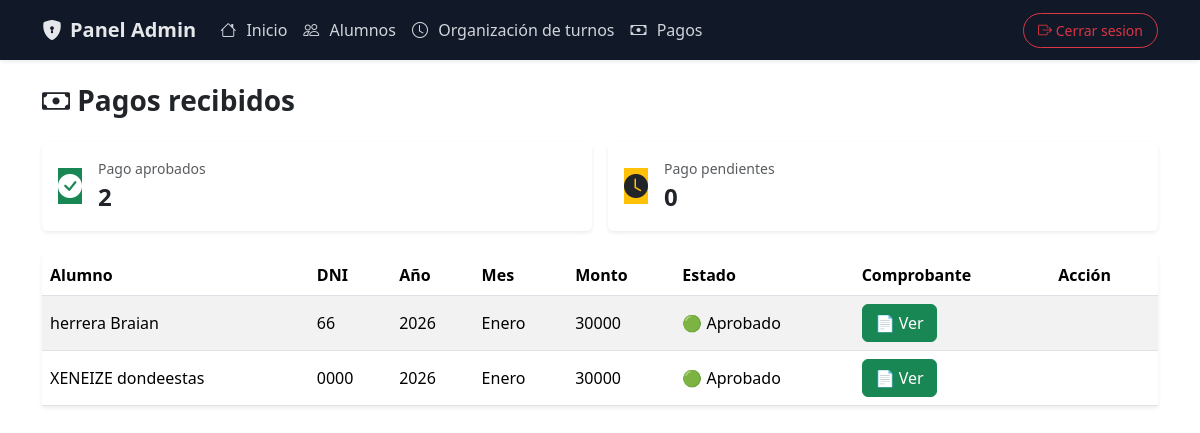
/admin/pagos (signed in), run on an earlier commit of the app's database.
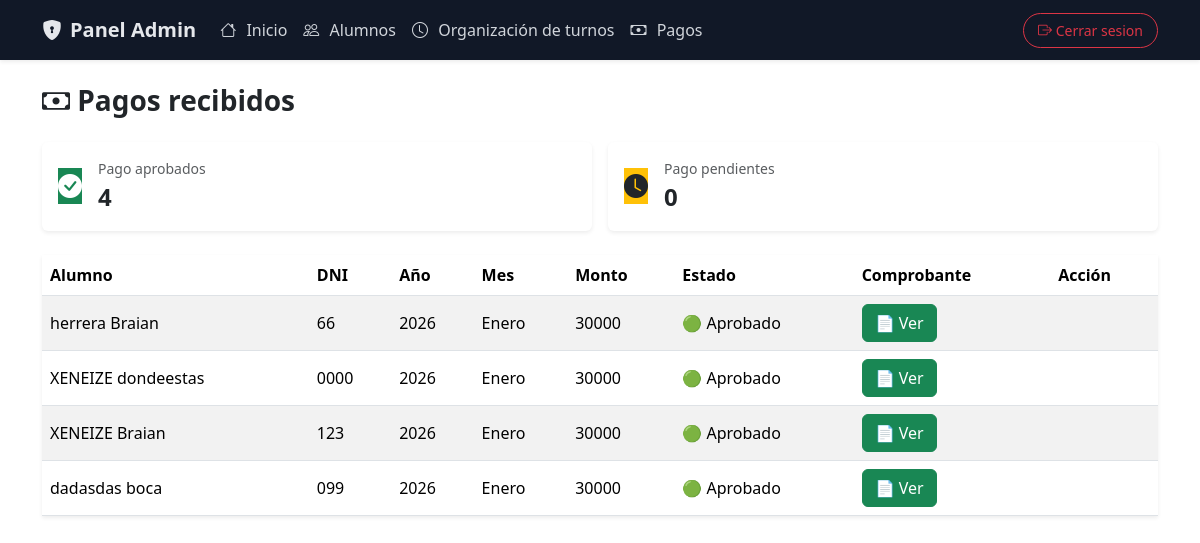
And on a later commit of the database.
### models.py (models this page shows)
class Pago(db.Model):
    __tablename__ = "pagos"
    id = db.Column(db.Integer, primary_key=True)
    alumno_id = db.Column(db.Integer, db.ForeignKey("alumnos.id"))
    mes = db.Column(db.Integer)
    anio = db.Column(db.Integer)
    monto = db.Column(db.Integer, default=30000)
    comprobante = db.Column(db.String(200))
    estado = db.Column(db.String(20), default="pendiente")

class Alumno(db.Model):
    __tablename__ = "alumnos"
    id = db.Column(db.Integer, primary_key=True)
    nombre = db.Column(db.String(50), nullable=False)
    apellido = db.Column(db.String(50), nullable=False)
    dni = db.Column(db.String(20), nullable=False, unique=True)
    edad = db.Column(db.Integer, nullable=False)
    turno = db.Column(db.String(20), nullable=False)
    fecha_alta = db.Column(db.Date, default=date.today)
    pagos = db.relationship("Pago", backref="alumno", lazy=True)

### main.py (the view)
@app.route("/admin/pagos")
def admin_pagos():
    if session.get("rol") != "admin":
        return redirect("/login")
    pagos = Pago.query.all()
    total_aprobados = 0
    total_pendientes = 0
    for pago in pagos:
        try:
            pago.mes_nombre = MESES_ES_NUM.get(int(pago.mes), "Mes invalido")
        except ValueError:
            pago.mes_nombre = pago.mes
        if pago.estado == "aprobado":
            total_aprobados += 1
        else:
            total_pendientes += 1
    return render_template(
        "admin/pagos.html",
        pagos=pagos,
        total_aprobados=total_aprobados,
        total_pendientes=total_pendientes
        )

### templates/admin/pagos.html (shortened to what this page needs)
{% extends "admin/base_admin.html" %}
{% block body %}
<h3 class="fw-bold mb-4">
    <i class="bi bi-cash"></i> Pagos recibidos
</h3>
<div class="row g-3 mb-4">
    <div class="col-12 col-md-6">
        <div class="card border-0 shadow-sm">
            <div class="card-body d-flex align-items-center gap-3">
                <div class="icon-box bg-success text-white">
                    <i class="bi bi-check-circle-fill fs-4"></i>
                </div>
                <div>
                    <div class="text-muted small">Pago aprobados</div>
                    <div class="fs-4 fw-bold">{{ total_aprobados }}</div>
                </div>
            </div>
        </div>
    </div>
    <div class="col-12 col-md-6">
        <div class="card border-0 shadow-sm">
            <div class="card-body d-flex align-items-center gap-3">
                <div class="icon-box bg-warning text-dark">
                    <i class="bi bi-clock-fill fs-4"></i>
                </div>
                <div>
                    <div class="text-muted small">Pago pendientes</div>
                    <div class="fs-4 fw-bold">{{ total_pendientes }}</div>
                </div>
            </div>
        </div>
    </div>
</div>
<div class="table-reponsive">
    <table class="table table-striped shadow-sm align-middle text-nowrap fade-slide">
    <thead>
        <tr>
            <th>Alumno</th>
            <th class="d-none d-md-table-cell">DNI</th>
            <th class="d-none d-md-table-cell">Año</th>
            <th>Mes</th>
            <th class="d-none d-md-table-cell">Monto</th>
            <th>Estado</th>
            <th>Comprobante</th>
            <th>Acción</th>
        </tr>
    </thead>
    <tbody>
        {% for pago in pagos %}
        <tr>
            <td>{{ pago.alumno.apellido }} {{ pago.alumno.nombre }}</td>
            <td class="d-none d-md-table-cell">{{ pago.alumno.dni }}</td>
            <td class="d-none d-md-table-cell">{{ pago.anio }}</td>
            <td>{{ pago.mes_nombre }}</td>
            <td class="d-none d-md-table-cell">{{ pago.monto }}</td>
            <td>
                {% if pago.estado == "enviado" %}
                    🟡 En revisión
                {% elif pago.estado == "aprobado" %}
                    🟢 Aprobado
                {% endif %}
            </td>
            <td>
                {% if pago.comprobante %}
                <a href="{{ url_for('static', filename='comprobantes/' + pago.comprobante) }}"
                   target="_blank"
                   class="btn btb-sm btn-success btn-action">
                    📄 Ver
                </a>
                {% endif %}
            </td>
            <td>
            </td>
        </tr>
        {% endfor %}
    </tbody>
</table>
</div>
{% endblock %}

### templates/admin/base_admin.html (shortened to what this page needs)
<!DOCTYPE html>
<html lang="en">
<head>
    <link href="https://cdn.jsdelivr.net/npm/bootstrap@5.3.8/dist/css/bootstrap.min.css" rel="stylesheet">
    <link href="https://cdn.jsdelivr.net/npm/bootstrap-icons/font/bootstrap-icons.css" rel="stylesheet">
</head>
<body>
    <nav class="navbar navbar-expand-lg navbar-dark admin-navbar shadow-sm">
        <div class="container">
            <a class="navbar-brand d-flex align-items-center gap-2" href="{{ url_for('admin_dashboard') }}">
                <i class="bi bi-shield-lock-fill fs-5"></i>
                <span class="fw-semibold">Panel Admin</span>
            </a>
            <div class="collapse navbar-collapse" id="menuAdmin">
                <ul class="navbar-nav me-auto mb-2 mb-lg-0">
                    <li class="nav-item">
                        <a class="nav-link admin-link" href="{{ url_for('admin_dashboard') }}">
                            <i class="bi bi-house"></i> Inicio
                        </a>
                    </li>
                    <li class="nav-item">
                        <a class="nav-link admin-link" href="{{ url_for('admin_alumnos') }}">
                            <i class="bi bi-people"></i> Alumnos
                        </a>
                    </li>
                    <li class="nav-item">
                        <a class="nav-link admin-link" href="{{ url_for('admin_turnos') }}">
                            <i class="bi bi-clock"></i> Organización de turnos
                        </a>
                    </li>
                    <li class="nav-item">
                        <a class="nav-link admin-link" href="{{ url_for('admin_pagos') }}">
                            <i class="bi bi-cash"></i> Pagos
                        </a>
                    </li>
                </ul>
                <a href="{{ url_for('principal') }}"
                   class="btn btn-sm btn-outline-danger btn-logout">
                    <i class="bi bi-box-arrow-right"></i> Cerrar sesion
                </a>
            </div>
        </div>
    </nav>
    <div class="container my-4">
        {% block body %}{% endblock %}
    </div>
</body>
</html>

### templates/admin/base_admin.html (style rules this page uses)
.admin-navbar { background-color: #111827; }
.admin-navbar .navbar-brand { color: #E5E7EB; }
.admin-link { color: #D1D5DB; padding: 10px 14px; border-radius: 6px; transition: all 0.2s ease; font-weight: 500; }
.admin-link i { margin-right: 6px; }
.btn-logout { border-radius: 20px; padding: 6px 14px; }
.fade-slide { animation: fadeSlide 0.5s ease-in-out; }
.btn-action { transition: transform 0.15s ease, box-shadow 0.15s ease; }

What changed in the data, as far as the page shows it:
added Pago: alumno.apellido "XENEIZE", alumno.nombre "Braian", alumno.dni "123", anio "2026", mes_nombre "Enero", monto "30000", estado "🟢 Aprobado"
added Pago: alumno.apellido "dadasdas", alumno.nombre "boca", alumno.dni "099", anio "2026", mes_nombre "Enero", monto "30000", estado "🟢 Aprobado"
Also different on the page:
{{ total_aprobados }}: "2" → "4"
